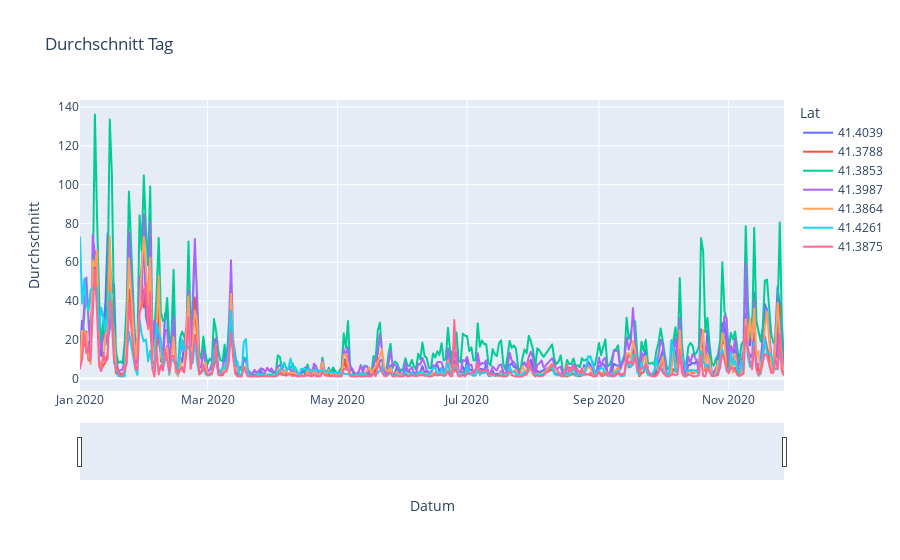

The notebook cell saved with this chart:
### Code cell
averageDaily = pd.read_csv("../Daten/Luftquali2/NOTag.csv")
fig3 = px.line(averageDaily, x = "Datum", y="Durchschnitt", title="Durchschnitt Tag", color= "Lat")
fig3.update_xaxes(rangeslider_visible=True)
fig3.show()

### Figure 1 — Plotly figure (JSON) as saved in the notebook; plotly's stock layout.template omitted (floating-point values rounded to 4 significant figures; data arrays with more than 128 entries replaced by an {"elided": "..."} marker saying what was removed)
{"data": [{"hovertemplate": "Lat=41.4039<br>Datum=%{x}<br>Durchschnitt=%{y}<extra></extra>", "legendgroup": "41.4039", "line": {"color": "#636efa", "dash": "solid"}, "mode": "lines", "name": "41.4039", "showlegend": true, "type": "scattergl", "x": {"elided": "325 str values"}, "xaxis": "x", "y": {"elided": "325 float values"}, "yaxis": "y"}, {"hovertemplate": "Lat=41.3788<br>Datum=%{x}<br>Durchschnitt=%{y}<extra></extra>", "legendgroup": "41.3788", "line": {"color": "#EF553B", "dash": "solid"}, "mode": "lines", "name": "41.3788", "showlegend": true, "type": "scattergl", "x": {"elided": "325 str values"}, "xaxis": "x", "y": {"elided": "325 float values"}, "yaxis": "y"}, {"hovertemplate": "Lat=41.3853<br>Datum=%{x}<br>Durchschnitt=%{y}<extra></extra>", "legendgroup": "41.3853", "line": {"color": "#00cc96", "dash": "solid"}, "mode": "lines", "name": "41.3853", "showlegend": true, "type": "scattergl", "x": {"elided": "324 str values"}, "xaxis": "x", "y": {"elided": "324 float values"}, "yaxis": "y"}, {"hovertemplate": "Lat=41.3987<br>Datum=%{x}<br>Durchschnitt=%{y}<extra></extra>", "legendgroup": "41.3987", "line": {"color": "#ab63fa", "dash": "solid"}, "mode": "lines", "name": "41.3987", "showlegend": true, "type": "scattergl", "x": {"elided": "325 str values"}, "xaxis": "x", "y": {"elided": "325 float values"}, "yaxis": "y"}, {"hovertemplate": "Lat=41.3864<br>Datum=%{x}<br>Durchschnitt=%{y}<extra></extra>", "legendgroup": "41.3864", "line": {"color": "#FFA15A", "dash": "solid"}, "mode": "lines", "name": "41.3864", "showlegend": true, "type": "scattergl", "x": {"elided": "325 str values"}, "xaxis": "x", "y": {"elided": "325 float values"}, "yaxis": "y"}, {"hovertemplate": "Lat=41.4261<br>Datum=%{x}<br>Durchschnitt=%{y}<extra></extra>", "legendgroup": "41.4261", "line": {"color": "#19d3f3", "dash": "solid"}, "mode": "lines", "name": "41.4261", "showlegend": true, "type": "scattergl", "x": {"elided": "302 str values"}, "xaxis": "x", "y": {"elided": "302 float values"}, "yaxis": "y"}, {"hovertemplate": "Lat=41.3875<br>Datum=%{x}<br>Durchschnitt=%{y}<extra></extra>", "legendgroup": "41.3875", "line": {"color": "#FF6692", "dash": "solid"}, "mode": "lines", "name": "41.3875", "showlegend": true, "type": "scattergl", "x": {"elided": "325 str values"}, "xaxis": "x", "y": {"elided": "325 float values"}, "yaxis": "y"}], "layout": {"legend": {"title": {"text": "Lat"}, "tracegroupgap": 0}, "title": {"text": "Durchschnitt Tag"}, "xaxis": {"anchor": "y", "domain": [0, 1], "rangeslider": {"visible": true}, "title": {"text": "Datum"}}, "yaxis": {"anchor": "x", "domain": [0, 1], "title": {"text": "Durchschnitt"}}}}
